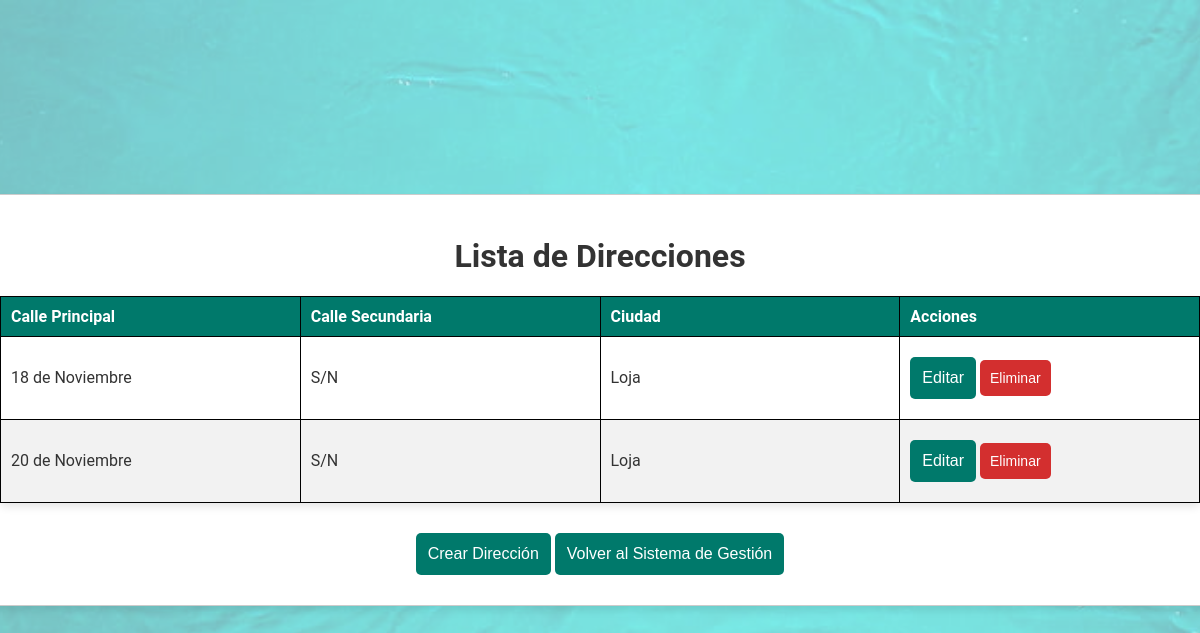
Page /direcciones/ on the earlier database version.
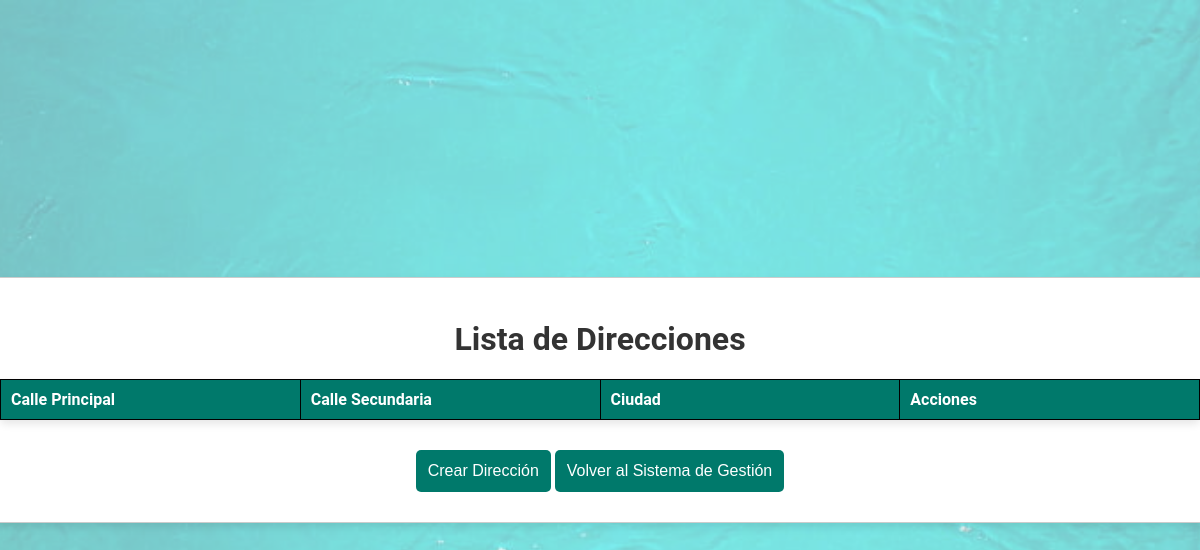
Same page on the later database version.
### Farmacia/models.py (models this page shows, shortened)
class Dirección(models.Model):
    calle_principal = models.CharField(max_length=50)
    calle_secundaria = models.CharField(max_length=50)
    ciudad = models.CharField(max_length=50)

### Farmacia/views.py (the view)
# urls.py: path('direcciones/', views.direccion_list, name='direccion_list'),
def direccion_list(request):
    direcciones = Dirección.objects.all()
    return render(request, 'direcciones/direccion_list.html', {'direcciones': direcciones})

### templates/direcciones/direccion_list.html (shortened to what this page needs)
<!DOCTYPE html>
<html lang="es">
<head>
    {% load static %}
    <link rel="stylesheet" href="{% static 'css/tablas.css' %}">
</head>
<body class="direccion-list">
    <div class="container">
        <h1>Lista de Direcciones</h1>
        <table class="styled-table">
            <thead>
                <tr>
                    <th>Calle Principal</th>
                    <th>Calle Secundaria</th>
                    <th>Ciudad</th>
                    <th>Acciones</th>
                </tr>
            </thead>
            <tbody>
                {% for direccion in direcciones %}
                    <tr>
                        <td>{{ direccion.calle_principal }}</td>
                        <td>{{ direccion.calle_secundaria }}</td>
                        <td>{{ direccion.ciudad }}</td>
                        <td>
                            <a href="{% url 'direccion_update' direccion.pk %}"><button class="edit">Editar</button></a>
                            <a href="{% url 'direccion_delete' direccion.pk %}"><button class="delete">Eliminar</button></a>
                        </td>
                    </tr>
                {% endfor %}
            </tbody>
        </table>
        <a href="{% url 'direccion_create' %}"><button>Crear Dirección</button></a>
        <a href="{% url 'management_system' %}"><button>Volver al Sistema de Gestión</button></a>
    </div>
</body>
</html>

Differences in the rows shown:
removed Dirección: calle_principal "18 de Noviembre", calle_secundaria "S/N", ciudad "Loja"
removed Dirección: calle_principal "20 de Noviembre", calle_secundaria "S/N", ciudad "Loja"
